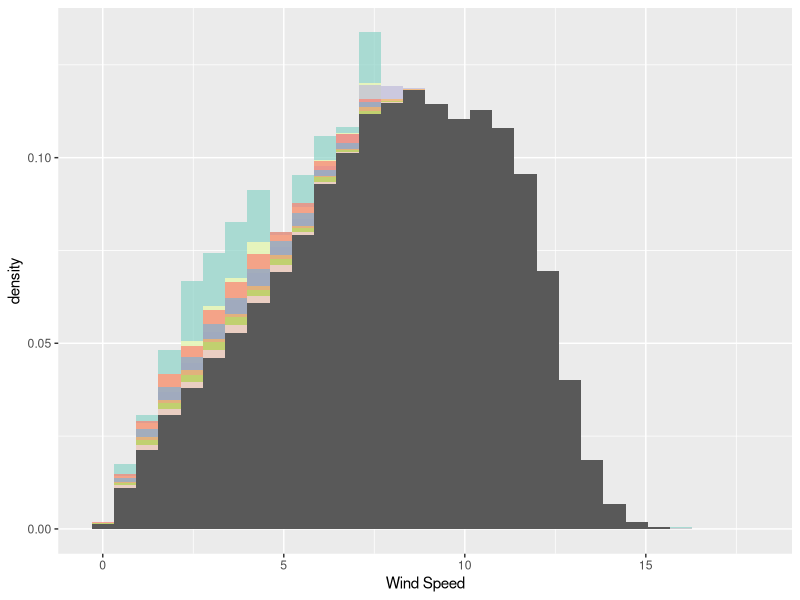

Write R code to recreate this figure.
if (!require("tidyverse")) install.packages("tidyverse") ; library(tidyverse)
if (!require("readr")) install.packages("readr") ; library(readr)
if (!require("lubridate")) install.packages("lubridate") ; library(lubridate)
if (!require("reshape2")) install.packages("reshape2") ; library(reshape2)



### Loading the data ----

wind1 <- read_delim("Eta_HadGEM2-ES_Hist_1960_2005_W100_3h_P1.txt", 
                    ";", escape_double = FALSE, col_names = FALSE, 
                    trim_ws = TRUE)
wind1 <- wind1 %>% 
  mutate(date = ymd(substr(X1,1,8))) %>% 
  mutate(hour = substr(X1,9,10)) %>% 
  mutate(year = year(date)) %>% 
  na.omit() %>%  #o modelo retorna valores para dia 30 e 31 de fevereiro
  filter(year < 2016)


wind2 <- read_delim("Eta_HadGEM2-ES_RCP8.5_2006_2040_W100_3h_P1.txt", 
                    ";", escape_double = FALSE, col_names = FALSE, 
                    trim_ws = TRUE)
wind2 <- wind2 %>% 
  mutate(date = ymd(substr(X1,1,8))) %>% 
  mutate(hour = substr(X1,9,10)) %>% 
  mutate(year = year(date)) %>% 
  na.omit() %>%  #o modelo retorna valores para dia 30 e 31 de fevereiro
  filter(year < 2040)


wind3 <- read_delim("Eta_HadGEM2-ES_RCP8.5_2040_2070_W100_3h_P1.txt", 
                    ";", escape_double = FALSE, col_names = FALSE, 
                    trim_ws = TRUE)
wind3 <- wind3 %>% 
  mutate(date = ymd(substr(X1,1,8))) %>% 
  mutate(hour = substr(X1,9,10)) %>% 
  mutate(year = year(date)) %>% 
  na.omit() %>%  #o modelo retorna valores para dia 30 e 31 de fevereiro
  filter(year < 2070)


wind4 <- read_delim("Eta_HadGEM2-ES_RCP8.5_2070_2099_W100_3h_P1.txt", 
                    ";", escape_double = FALSE, col_names = FALSE, 
                    trim_ws = TRUE)
wind4 <- wind4 %>% 
  mutate(date = ymd(substr(X1,1,8))) %>% 
  mutate(hour = substr(X1,9,10)) %>% 
  mutate(year = year(date)) %>% 
  na.omit()   #o modelo retorna valores para dia 30 e 31 de fevereiro


wind <- rbind(wind1,wind2,wind3,wind4)


cols <- c('#8dd3c7','#ffffb3','#bebada','#fb8072','#80b1d3','#fdb462',
          '#b3de69','#fccde5','#d9d9d9')

ggplot(wind, aes(x = X2, y = ..density..)) +
  geom_histogram(data = subset(wind, year < min(year)+1), fill = cols[1], alpha = 0.7) +
  geom_histogram(data = subset(wind, year < min(year)+10), fill = cols[2], alpha = 0.7) +
  geom_histogram(data = subset(wind, year < min(year)+20), fill = cols[3], alpha = 0.7) +
  geom_histogram(data = subset(wind, year < min(year)+40), fill = cols[4], alpha = 0.7) +
  geom_histogram(data = subset(wind, year < min(year)+60), fill = cols[5], alpha = 0.7) +
  geom_histogram(data = subset(wind, year < min(year)+80),fill = cols[6], alpha = 0.7) +
  geom_histogram(data = subset(wind, year < min(year)+100),fill = cols[7], alpha = 0.7) +
  geom_histogram(data = subset(wind, year < min(year)+ 120), fill = cols[8], alpha = 0.7) +
  geom_histogram(data = subset(wind, year < max(year), fill = cols[9], alpha = 0.7)) +
  labs(x = "Wind Speed")

save(wind, file = "wind.RData")


